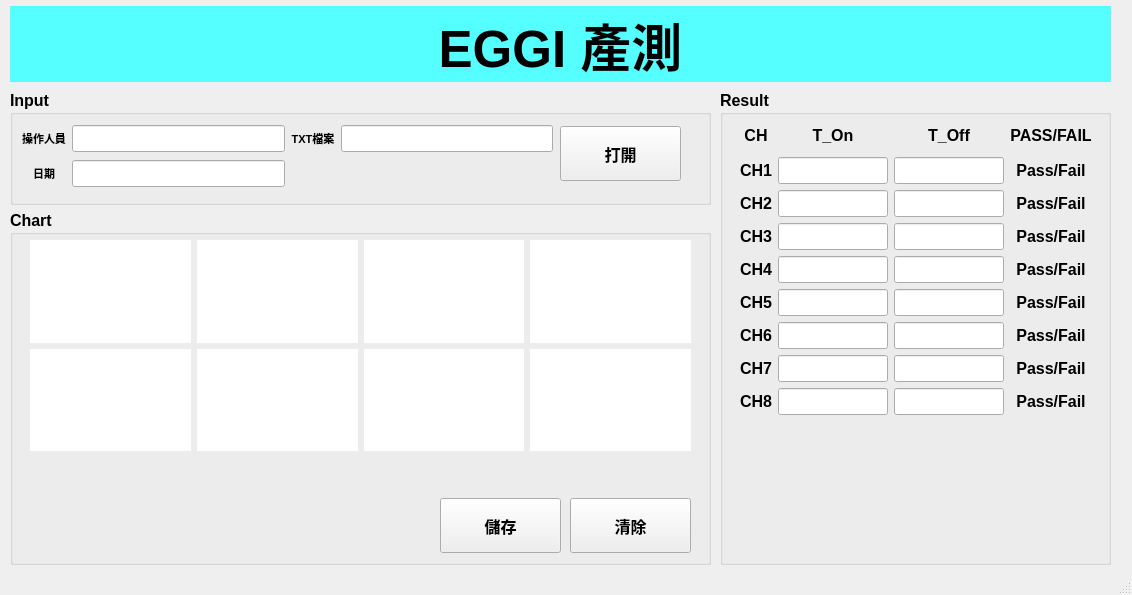
<?xml version="1.0" encoding="UTF-8"?>
<ui version="4.0">
 <class>MainWindow</class>
 <widget class="QMainWindow" name="MainWindow">
  <property name="geometry">
   <rect>
    <x>0</x>
    <y>0</y>
    <width>1132</width>
    <height>595</height>
   </rect>
  </property>
  <property name="windowTitle">
   <string>MainWindow</string>
  </property>
  <widget class="QWidget" name="centralwidget">
   <widget class="QGroupBox" name="Input_box">
    <property name="geometry">
     <rect>
      <x>10</x>
      <y>90</y>
      <width>701</width>
      <height>115</height>
     </rect>
    </property>
    <property name="font">
     <font>
      <pointsize>12</pointsize>
      <weight>75</weight>
      <bold>true</bold>
     </font>
    </property>
    <property name="title">
     <string>Input</string>
    </property>
    <widget class="QWidget" name="layoutWidget">
     <property name="geometry">
      <rect>
       <x>12</x>
       <y>33</y>
       <width>531</width>
       <height>67</height>
      </rect>
     </property>
     <layout class="QGridLayout" name="gridLayout_2">
      <item row="1" column="0">
       <widget class="QLabel" name="label_datetime">
        <property name="font">
         <font>
          <pointsize>8</pointsize>
          <weight>75</weight>
          <bold>true</bold>
         </font>
        </property>
        <property name="text">
         <string>日期</string>
        </property>
        <property name="alignment">
         <set>Qt::AlignCenter</set>
        </property>
       </widget>
      </item>
      <item row="0" column="3">
       <widget class="QLineEdit" name="output_txtfile"/>
      </item>
      <item row="1" column="1">
       <widget class="QLineEdit" name="input_datetime"/>
      </item>
      <item row="0" column="0">
       <widget class="QLabel" name="label_name">
        <property name="font">
         <font>
          <pointsize>8</pointsize>
          <weight>75</weight>
          <bold>true</bold>
         </font>
        </property>
        <property name="text">
         <string>操作人員</string>
        </property>
        <property name="alignment">
         <set>Qt::AlignCenter</set>
        </property>
       </widget>
      </item>
      <item row="0" column="2">
       <widget class="QLabel" name="label_txt">
        <property name="font">
         <font>
          <pointsize>8</pointsize>
          <weight>75</weight>
          <bold>true</bold>
         </font>
        </property>
        <property name="text">
         <string>TXT檔案</string>
        </property>
        <property name="alignment">
         <set>Qt::AlignCenter</set>
        </property>
       </widget>
      </item>
      <item row="0" column="1">
       <widget class="QLineEdit" name="input_name"/>
      </item>
     </layout>
    </widget>
    <widget class="QPushButton" name="btn_opentxt">
     <property name="geometry">
      <rect>
       <x>550</x>
       <y>36</y>
       <width>121</width>
       <height>55</height>
      </rect>
     </property>
     <property name="font">
      <font>
       <pointsize>12</pointsize>
       <weight>75</weight>
       <bold>true</bold>
      </font>
     </property>
     <property name="text">
      <string>打開</string>
     </property>
    </widget>
   </widget>
   <widget class="QLabel" name="EGGI_Title">
    <property name="geometry">
     <rect>
      <x>10</x>
      <y>6</y>
      <width>1101</width>
      <height>76</height>
     </rect>
    </property>
    <property name="font">
     <font>
      <pointsize>38</pointsize>
      <weight>75</weight>
      <bold>true</bold>
      <underline>false</underline>
     </font>
    </property>
    <property name="cursor">
     <cursorShape>ArrowCursor</cursorShape>
    </property>
    <property name="styleSheet">
     <string notr="true">background-color: rgb(85, 255, 255);</string>
    </property>
    <property name="text">
     <string>EGGI 產測</string>
    </property>
    <property name="alignment">
     <set>Qt::AlignCenter</set>
    </property>
   </widget>
   <widget class="QGroupBox" name="Chart_box">
    <property name="geometry">
     <rect>
      <x>10</x>
      <y>210</y>
      <width>701</width>
      <height>355</height>
     </rect>
    </property>
    <property name="font">
     <font>
      <pointsize>12</pointsize>
      <weight>75</weight>
      <bold>true</bold>
     </font>
    </property>
    <property name="title">
     <string>Chart</string>
    </property>
    <widget class="QPushButton" name="btn_clean">
     <property name="geometry">
      <rect>
       <x>560</x>
       <y>288</y>
       <width>121</width>
       <height>55</height>
      </rect>
     </property>
     <property name="font">
      <font>
       <pointsize>12</pointsize>
       <weight>75</weight>
       <bold>true</bold>
      </font>
     </property>
     <property name="text">
      <string>清除</string>
     </property>
    </widget>
    <widget class="QSplitter" name="splitter_2">
     <property name="geometry">
      <rect>
       <x>16</x>
       <y>156</y>
       <width>0</width>
       <height>0</height>
      </rect>
     </property>
     <property name="orientation">
      <enum>Qt::Vertical</enum>
     </property>
     <widget class="QWidget" name="widget_6" native="true">
      <property name="styleSheet">
       <string notr="true">background-color: rgb(255, 255, 255);</string>
      </property>
     </widget>
     <widget class="QWidget" name="widget_7" native="true">
      <property name="styleSheet">
       <string notr="true">background-color: rgb(255, 255, 255);</string>
      </property>
     </widget>
     <widget class="QWidget" name="widget_8" native="true">
      <property name="styleSheet">
       <string notr="true">background-color: rgb(255, 255, 255);</string>
      </property>
     </widget>
     <widget class="QWidget" name="widget_5" native="true">
      <property name="styleSheet">
       <string notr="true">background-color: rgb(255, 255, 255);</string>
      </property>
     </widget>
    </widget>
    <widget class="QWidget" name="layoutWidget_2">
     <property name="geometry">
      <rect>
       <x>20</x>
       <y>30</y>
       <width>661</width>
       <height>211</height>
      </rect>
     </property>
     <layout class="QGridLayout" name="gridLayout_3">
      <item row="0" column="2">
       <widget class="QWidget" name="ch3_chart" native="true">
        <property name="styleSheet">
         <string notr="true">
background-color: rgb(255, 255, 255);</string>
        </property>
       </widget>
      </item>
      <item row="2" column="2">
       <widget class="QWidget" name="ch7_chart" native="true">
        <property name="styleSheet">
         <string notr="true">
background-color: rgb(255, 255, 255);</string>
        </property>
       </widget>
      </item>
      <item row="2" column="1">
       <widget class="QWidget" name="ch6_chart" native="true">
        <property name="styleSheet">
         <string notr="true">
background-color: rgb(255, 255, 255);</string>
        </property>
       </widget>
      </item>
      <item row="0" column="0">
       <widget class="QWidget" name="ch1_chart" native="true">
        <property name="styleSheet">
         <string notr="true">
background-color: rgb(255, 255, 255);</string>
        </property>
       </widget>
      </item>
      <item row="2" column="3">
       <widget class="QWidget" name="ch8_chart" native="true">
        <property name="styleSheet">
         <string notr="true">
background-color: rgb(255, 255, 255);</string>
        </property>
       </widget>
      </item>
      <item row="0" column="3">
       <widget class="QWidget" name="ch4_chart" native="true">
        <property name="styleSheet">
         <string notr="true">
background-color: rgb(255, 255, 255);</string>
        </property>
       </widget>
      </item>
      <item row="2" column="0">
       <widget class="QWidget" name="ch5_chart" native="true">
        <property name="styleSheet">
         <string notr="true">
background-color: rgb(255, 255, 255);</string>
        </property>
       </widget>
      </item>
      <item row="0" column="1">
       <widget class="QWidget" name="ch2_chart" native="true">
        <property name="styleSheet">
         <string notr="true">
background-color: rgb(255, 255, 255);</string>
        </property>
       </widget>
      </item>
     </layout>
    </widget>
    <widget class="QPushButton" name="btn_save">
     <property name="geometry">
      <rect>
       <x>430</x>
       <y>288</y>
       <width>121</width>
       <height>55</height>
      </rect>
     </property>
     <property name="font">
      <font>
       <pointsize>12</pointsize>
       <weight>75</weight>
       <bold>true</bold>
      </font>
     </property>
     <property name="text">
      <string>儲存</string>
     </property>
    </widget>
   </widget>
   <widget class="QGroupBox" name="Result_box">
    <property name="geometry">
     <rect>
      <x>720</x>
      <y>90</y>
      <width>391</width>
      <height>475</height>
     </rect>
    </property>
    <property name="font">
     <font>
      <pointsize>12</pointsize>
      <weight>75</weight>
      <bold>true</bold>
     </font>
    </property>
    <property name="title">
     <string>Result</string>
    </property>
    <widget class="QWidget" name="layoutWidget_3">
     <property name="geometry">
      <rect>
       <x>20</x>
       <y>30</y>
       <width>352</width>
       <height>295</height>
      </rect>
     </property>
     <layout class="QGridLayout" name="gridLayout_7">
      <item row="4" column="1">
       <widget class="QLineEdit" name="ch4_T_On"/>
      </item>
      <item row="5" column="0">
       <widget class="QLabel" name="label_ch5">
        <property name="text">
         <string>CH5</string>
        </property>
        <property name="alignment">
         <set>Qt::AlignCenter</set>
        </property>
       </widget>
      </item>
      <item row="8" column="1">
       <widget class="QLineEdit" name="ch7_T_On"/>
      </item>
      <item row="6" column="0">
       <widget class="QLabel" name="label_ch6">
        <property name="text">
         <string>CH6</string>
        </property>
        <property name="alignment">
         <set>Qt::AlignCenter</set>
        </property>
       </widget>
      </item>
      <item row="10" column="3">
       <widget class="QLabel" name="ch8_PF">
        <property name="text">
         <string>Pass/Fail</string>
        </property>
        <property name="alignment">
         <set>Qt::AlignCenter</set>
        </property>
       </widget>
      </item>
      <item row="0" column="0">
       <widget class="QLabel" name="label_10">
        <property name="text">
         <string>CH</string>
        </property>
        <property name="alignment">
         <set>Qt::AlignCenter</set>
        </property>
       </widget>
      </item>
      <item row="10" column="1">
       <widget class="QLineEdit" name="ch8_T_On"/>
      </item>
      <item row="8" column="2">
       <widget class="QLineEdit" name="ch7_T_Off"/>
      </item>
      <item row="1" column="1">
       <widget class="QLineEdit" name="ch1_T_On"/>
      </item>
      <item row="1" column="0">
       <widget class="QLabel" name="label_ch1">
        <property name="text">
         <string>CH1</string>
        </property>
        <property name="alignment">
         <set>Qt::AlignCenter</set>
        </property>
       </widget>
      </item>
      <item row="8" column="0">
       <widget class="QLabel" name="label_ch7">
        <property name="text">
         <string>CH7</string>
        </property>
        <property name="alignment">
         <set>Qt::AlignCenter</set>
        </property>
       </widget>
      </item>
      <item row="5" column="1">
       <widget class="QLineEdit" name="ch5_T_On"/>
      </item>
      <item row="10" column="2">
       <widget class="QLineEdit" name="ch8_T_Off"/>
      </item>
      <item row="4" column="0">
       <widget class="QLabel" name="label_ch4">
        <property name="text">
         <string>CH4</string>
        </property>
        <property name="alignment">
         <set>Qt::AlignCenter</set>
        </property>
       </widget>
      </item>
      <item row="0" column="2">
       <widget class="QLabel" name="label_T_Off">
        <property name="text">
         <string>T_Off</string>
        </property>
        <property name="alignment">
         <set>Qt::AlignCenter</set>
        </property>
       </widget>
      </item>
      <item row="3" column="2">
       <widget class="QLineEdit" name="ch3_T_Off"/>
      </item>
      <item row="6" column="2">
       <widget class="QLineEdit" name="ch6_T_Off"/>
      </item>
      <item row="4" column="2">
       <widget class="QLineEdit" name="ch4_T_Off"/>
      </item>
      <item row="3" column="1">
       <widget class="QLineEdit" name="ch3_T_On"/>
      </item>
      <item row="5" column="2">
       <widget class="QLineEdit" name="ch5_T_Off"/>
      </item>
      <item row="2" column="0">
       <widget class="QLabel" name="label_ch2">
        <property name="text">
         <string>CH2</string>
        </property>
        <property name="alignment">
         <set>Qt::AlignCenter</set>
        </property>
       </widget>
      </item>
      <item row="0" column="1">
       <widget class="QLabel" name="label_T_On">
        <property name="text">
         <string>T_On</string>
        </property>
        <property name="alignment">
         <set>Qt::AlignCenter</set>
        </property>
       </widget>
      </item>
      <item row="0" column="3">
       <widget class="QLabel" name="label_PF">
        <property name="text">
         <string>PASS/FAIL</string>
        </property>
        <property name="alignment">
         <set>Qt::AlignCenter</set>
        </property>
       </widget>
      </item>
      <item row="3" column="0">
       <widget class="QLabel" name="label_ch3">
        <property name="text">
         <string>CH3</string>
        </property>
        <property name="alignment">
         <set>Qt::AlignCenter</set>
        </property>
       </widget>
      </item>
      <item row="10" column="0">
       <widget class="QLabel" name="label_ch8">
        <property name="text">
         <string>CH8</string>
        </property>
        <property name="alignment">
         <set>Qt::AlignCenter</set>
        </property>
       </widget>
      </item>
      <item row="1" column="2">
       <widget class="QLineEdit" name="ch1_T_Off"/>
      </item>
      <item row="2" column="2">
       <widget class="QLineEdit" name="ch2_T_Off"/>
      </item>
      <item row="6" column="1">
       <widget class="QLineEdit" name="ch6_T_On"/>
      </item>
      <item row="2" column="1">
       <widget class="QLineEdit" name="ch2_T_On"/>
      </item>
      <item row="8" column="3">
       <widget class="QLabel" name="ch7_PF">
        <property name="text">
         <string>Pass/Fail</string>
        </property>
        <property name="alignment">
         <set>Qt::AlignCenter</set>
        </property>
       </widget>
      </item>
      <item row="6" column="3">
       <widget class="QLabel" name="ch6_PF">
        <property name="text">
         <string>Pass/Fail</string>
        </property>
        <property name="alignment">
         <set>Qt::AlignCenter</set>
        </property>
       </widget>
      </item>
      <item row="5" column="3">
       <widget class="QLabel" name="ch5_PF">
        <property name="text">
         <string>Pass/Fail</string>
        </property>
        <property name="alignment">
         <set>Qt::AlignCenter</set>
        </property>
       </widget>
      </item>
      <item row="4" column="3">
       <widget class="QLabel" name="ch4_PF">
        <property name="text">
         <string>Pass/Fail</string>
        </property>
        <property name="alignment">
         <set>Qt::AlignCenter</set>
        </property>
       </widget>
      </item>
      <item row="3" column="3">
       <widget class="QLabel" name="ch3_PF">
        <property name="text">
         <string>Pass/Fail</string>
        </property>
        <property name="alignment">
         <set>Qt::AlignCenter</set>
        </property>
       </widget>
      </item>
      <item row="2" column="3">
       <widget class="QLabel" name="ch2_PF">
        <property name="text">
         <string>Pass/Fail</string>
        </property>
        <property name="alignment">
         <set>Qt::AlignCenter</set>
        </property>
       </widget>
      </item>
      <item row="1" column="3">
       <widget class="QLabel" name="ch1_PF">
        <property name="text">
         <string>Pass/Fail</string>
        </property>
        <property name="alignment">
         <set>Qt::AlignCenter</set>
        </property>
       </widget>
      </item>
     </layout>
    </widget>
   </widget>
  </widget>
  <widget class="QStatusBar" name="statusbar"/>
 </widget>
 <resources/>
 <connections/>
</ui>
